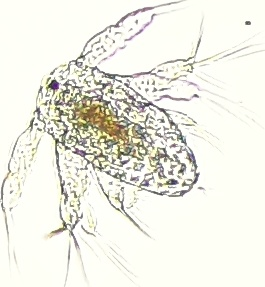
#> input picture needs_labeling/11_04_43_48353536.jpg, 265 x 287 px, given as the content of the folder raw_images/11_04_35_215156, which was not available
$ python segmenter.py
#> lines starting #> are read from the running program, lines starting #| are printed output that depends on the picture; after the words box and inside, x2 and y2 are one past the last pixel; in counts of white or black regions, pixels touching at a corner belong together; pictures that were not available may be replaced by others from this repository, and a replacement may not be noted
import cv2
import numpy as np
import os

def segmenter(folder_path):
#> called with folder_path = 'raw_images/11_04_35_215156'
    idx = 0
    for path in os.listdir(folder_path):
        idx += 1
        image_path = folder_path+"/"+path

        if ".jpg" in image_path:
            original_image = cv2.imread(image_path)
#> original_image is the input picture: shape (287, 265, 3); mean B, G, R 227.9, 237.8, 238.2

            gray_image = cv2.cvtColor(original_image, cv2.COLOR_BGR2GRAY)
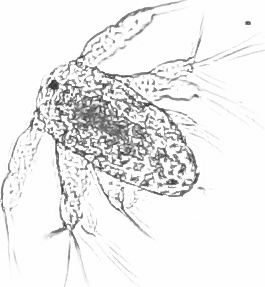
#> gray_image: shape (287, 265); min 41, max 255, mean 236.9

            # Convert the image to grayscale
            _, binary_image = cv2.threshold(gray_image, 230, 255, cv2.THRESH_BINARY)
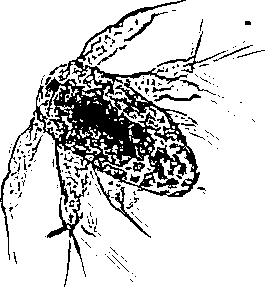
#> binary_image: shape (287, 265); 83.1% white; 211 black regions (180 under 20 px), largest, box (x1, y1, x2, y2) and area: (33, 0, 200, 238) 9458, (47, 187, 87, 277) 497, (0, 117, 38, 260) 352

            inverted_image = cv2.bitwise_not(binary_image)

            kernel = np.ones((15, 15), np.uint8)
            closed_image = cv2.morphologyEx(inverted_image, cv2.MORPH_CLOSE, kernel)
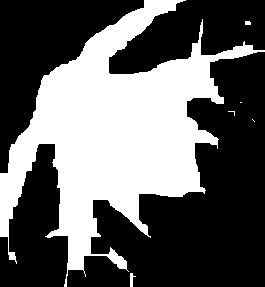
#> closed_image: shape (287, 265); 38.2% white; 6 white regions (3 under 20 px)

            # Find contours in the edge-detected image
            contours, _ = cv2.findContours(closed_image, cv2.RETR_EXTERNAL, cv2.CHAIN_APPROX_SIMPLE)
#> contours = 6 contours, 4 with area under 20; largest, box (x1, y1, x2, y2) and area: (0, 0, 265, 287) 28064, (130, 273, 136, 287) 27

            # Iterate over detected contours
            for i, contour in enumerate(contours):
                # Calculate the area of the contour
                area = cv2.contourArea(contour)

                # Filter out contours with small areas (noise)
                if area > 2000:
                    # Draw a bounding box around the contour
                    x, y, w, h = cv2.boundingRect(contour)
                    cv2.rectangle(original_image, (x, y), (x + w, y + h), (0, 255, 0), 2)

                    # Crop the region inside the rectangle
                    cropped_region = original_image[y+2:y+h-2, x+2:x+w-2]
                    name = path.replace(".jpg", "")
                    # Save the cropped region as a new image
                    cv2.imwrite(f"needs_labeling/{name}{i}.jpg", cropped_region)
#> this loop made 6 passes
#> (area, x, y, w, h, name) on pass 6: (28064, 0, 0, 265, 287, '11_04_43_48353536')
#> area on pass 1: 27
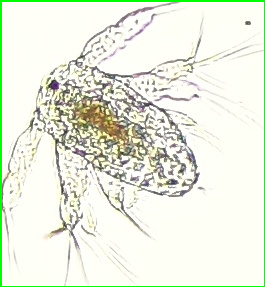
#> original_image: shape (287, 265, 3); 2.17% of pixels changed, all inside (x1, y1, x2, y2) = (0, 0, 265, 287)

            # cv2.imwrite("needs_labeling/Segmented"+str(idx)+".jpg", original_image)

segmenter_test_data = "raw_images/11_04_35_215156"

segmenter(segmenter_test_data)

$ run again, on needs_labeling/11_05_15_57239875.jpg
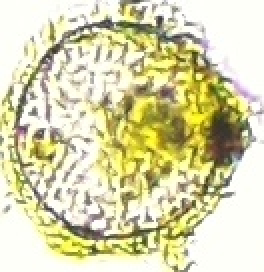
#> input picture needs_labeling/11_05_15_57239875.jpg, 132 x 136 px, given as the content of the folder raw_images/11_04_35_215156, which was not available (shown 2 times larger)
#> in segmenter, original_image is the input picture: shape (136, 132, 3); mean B, G, R 172, 212.8, 215.8
#> in segmenter, `_, binary_image = cv2.threshold(gray_image, 230, 255, cv2.THRESH_BINARY)`:
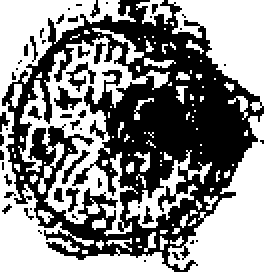
#> binary_image: shape (136, 132) (shown 2 times larger); 54.4% white; 51 black regions (39 under 20 px), largest, box (x1, y1, x2, y2) and area: (1, 0, 132, 136) 7557, (33, 31, 48, 46) 78, (27, 43, 41, 55) 76
#> closed_image: shape (136, 132); 75.9% white; 5 black regions
#> contours = 1 contour; box (x1, y1, x2, y2) and area: (0, 0, 132, 136) 13380
#> the loop in segmenter, `for i, contour in enumerate(contours):` made 1 pass
#> (area, x, y, w, h, name) on pass 1: (13380.5, 0, 0, 132, 136, '11_05_15_57239875')
#> after the loop in segmenter, `for i, contour in enumerate(contours):`:
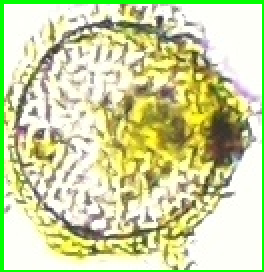
#> original_image: shape (136, 132, 3) (shown 2 times larger); 4.43% of pixels changed, all inside (x1, y1, x2, y2) = (0, 0, 132, 136)

$ run again, on needs_labeling/11_05_21_52157810.jpg
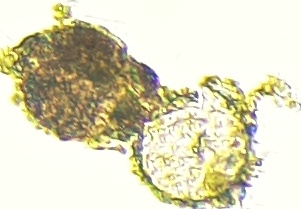
#> input picture needs_labeling/11_05_21_52157810.jpg, 301 x 209 px, given as the content of the folder raw_images/11_04_35_215156, which was not available
#> in segmenter, original_image is the input picture: shape (209, 301, 3); mean B, G, R 190.1, 216.5, 220.5
#> in segmenter, `_, binary_image = cv2.threshold(gray_image, 230, 255, cv2.THRESH_BINARY)`:
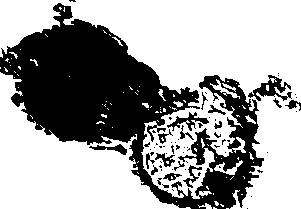
#> binary_image: shape (209, 301); 64.1% white; 67 black regions (50 under 20 px), largest, box (x1, y1, x2, y2) and area: (0, 3, 264, 209) 20668, (248, 75, 292, 101) 450, (167, 112, 209, 131) 259
#> closed_image: shape (209, 301); 48% white; 1 white region
#> contours = 1 contour; box (x1, y1, x2, y2) and area: (0, 0, 301, 209) 29705
#> the loop in segmenter, `for i, contour in enumerate(contours):` made 1 pass
#> (area, x, y, w, h, name) on pass 1: (29705, 0, 0, 301, 209, '11_05_21_52157810')
#> after the loop in segmenter, `for i, contour in enumerate(contours):`:
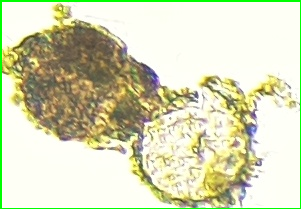
#> original_image: shape (209, 301, 3); 2.42% of pixels changed, all inside (x1, y1, x2, y2) = (0, 0, 301, 209)

$ run again, on needs_labeling/11_05_21_52157827.jpg
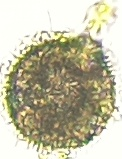
#> input picture needs_labeling/11_05_21_52157827.jpg, 122 x 159 px, given as the content of the folder raw_images/11_04_35_215156, which was not available
#> in segmenter, original_image is the input picture: shape (159, 122, 3); mean B, G, R 164.5, 189.2, 193.1
#> in segmenter, `_, binary_image = cv2.threshold(gray_image, 230, 255, cv2.THRESH_BINARY)`:
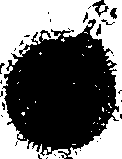
#> binary_image: shape (159, 122); 43.2% white; 35 white regions (34 under 20 px), largest, box (x1, y1, x2, y2) and area: (0, 0, 122, 159) 8259
#> closed_image: shape (159, 122); 70.2% white; 5 black regions
#> contours = 2 contours, 1 with area under 20; largest, box (x1, y1, x2, y2) and area: (0, 0, 122, 159) 13337
#> the loop in segmenter, `for i, contour in enumerate(contours):` made 2 passes
#> (area, x, y, w, h, name) on pass 2: (13337, 0, 0, 122, 159, '11_05_21_52157827')
#> after the loop in segmenter, `for i, contour in enumerate(contours):`:
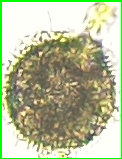
#> original_image: shape (159, 122, 3); 4.3% of pixels changed, all inside (x1, y1, x2, y2) = (0, 0, 122, 159)
